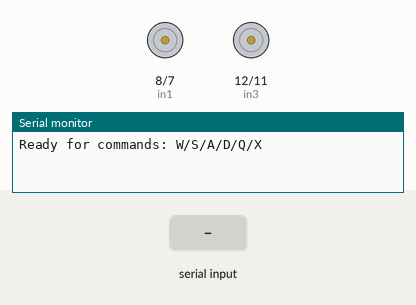
Recording of a sketch running on a simulated Arduino Uno, built with avr-gcc and run on an emulated ATmega328P. On the bench: motor-driver pin pairs drawn as motors (green arrow = first pin HIGH = forward, orange = second pin HIGH = backward, longer = more drive, scaled by the enable pin), the last lines printed to the serial monitor. The test bench sets the inputs (shaded band).

Above: at 1.2 s.
1.3 s: "W" received over Serial
At 2.4 s:
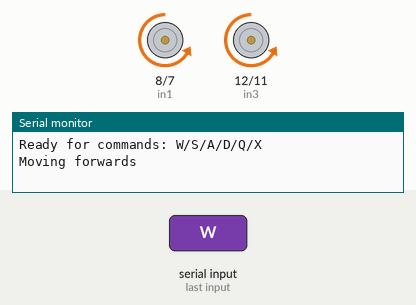
2.8 s: byte 88 ('X') received over Serial
At 3.5 s:
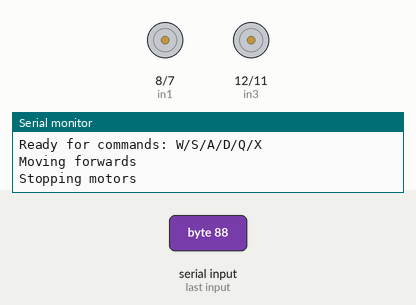
4.3 s: "S" received over Serial
At 4.7 s:
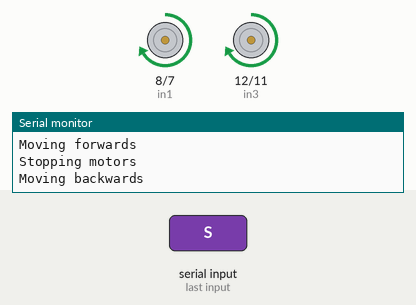
5.8 s: byte 120 ('x') received over Serial
At 7.0 s:
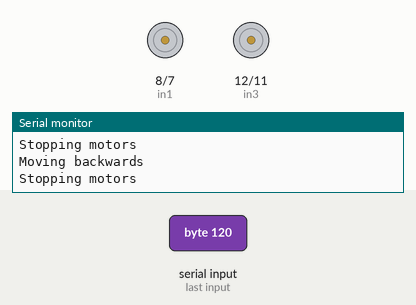
7.3 s: "A" received over Serial
At 8.1 s:
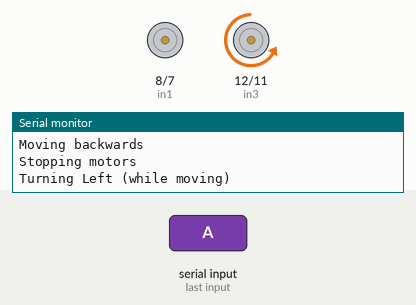
8.8 s: "D" received over Serial
At 9.3 s:
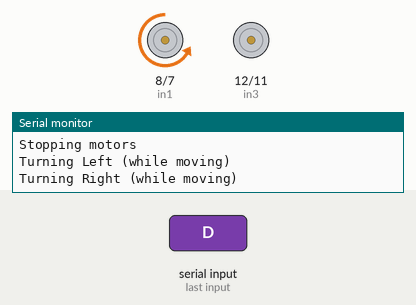
Timing chart, 0 to 11.3 s (numbered marks = the images above; inputs shaded):
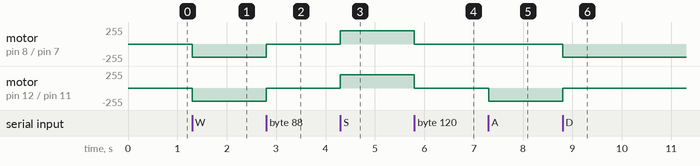

Measured:
- after the input at 1.3 s, motor on pin 8 (in1) / pin 7 (in2), motor on pin 12 (in3) / pin 11 (in4): stopped → backward 200/255 at once
- after the input at 2.8 s, motor on pin 8 (in1) / pin 7 (in2), motor on pin 12 (in3) / pin 11 (in4): backward 200/255 → stopped at once
- after the input at 4.3 s, motor on pin 8 (in1) / pin 7 (in2), motor on pin 12 (in3) / pin 11 (in4): stopped → forward 200/255 at once
- after the input at 5.8 s, motor on pin 8 (in1) / pin 7 (in2), motor on pin 12 (in3) / pin 11 (in4): forward 200/255 → stopped at once
- after the input at 7.3 s, motor on pin 12 (in3) / pin 11 (in4): stopped → backward 200/255 at once
- after the input at 8.8 s, motor on pin 8 (in1) / pin 7 (in2): stopped → backward 200/255 at once; motor on pin 12 (in3) / pin 11 (in4): backward 200/255 → stopped at once

The sketch:

Lab03Q3.ino
```cpp
// Lab 03 - WASD Control of the Robot
// The following code was inspired by video game features and
// It enables the robot to turn left (A key), right (D key), forwards (W key), and backwards (S key)
// Further, pressing Q will turn the robot in place, and pressing X will stop the robot
// Group Members: Liana, Geoff, Amrita, Flora

// Define Motor A connections
#define enA 9
#define in1 8
#define in2 7

// Define Motor B connections
#define enB 10
#define in3 12
#define in4 11

void setup() {
  pinMode(enA, OUTPUT);
  pinMode(in1, OUTPUT);
  pinMode(in2, OUTPUT);

  pinMode(enB, OUTPUT);
  pinMode(in3, OUTPUT);
  pinMode(in4, OUTPUT);

  Serial.begin(9600);
  Serial.println("Ready for commands: W/S/A/D/Q/X");
}

void loop() {
  if (Serial.available() > 0) {
    char command = Serial.read();

    if (command == 'W' || command == 'w') {
      forwards();
    } else if (command == 'S' || command == 's') {
      backwards();
    } else if (command == 'A' || command == 'a') {
      turnRight();
    } else if (command == 'D' || command == 'd') {
      turnLeft();
    } else if (command == 'Q' || command == 'q') {
      turnInPlace();
    } else if (command == 'X' || command == 'x') {
      stopMotors();
    }
  }
}

void forwards() {
  Serial.println("Moving forwards");
  digitalWrite(in1, LOW);
  digitalWrite(in2, HIGH);
  analogWrite(enA, 200);

  digitalWrite(in3, LOW);
  digitalWrite(in4, HIGH);
  analogWrite(enB, 200);
}

void backwards() {
  Serial.println("Moving backwards");
  digitalWrite(in1, HIGH);
  digitalWrite(in2, LOW);
  analogWrite(enA, 200);

  digitalWrite(in3, HIGH);
  digitalWrite(in4, LOW);
  analogWrite(enB, 200);
}

void turnLeft() {
  Serial.println("Turning Right (while moving)");
  digitalWrite(in1, LOW);
  digitalWrite(in2, HIGH);
  analogWrite(enA, 200);

  analogWrite(enB, 0); // stop right motor
}

void turnRight() {
  Serial.println("Turning Left (while moving)");
  analogWrite(enA, 0); // stop left motor

  digitalWrite(in3, LOW);
  digitalWrite(in4, HIGH);
  analogWrite(enB, 200);
}

void turnInPlace() {
  Serial.println("Turning in place");
  digitalWrite(in1, LOW);
  digitalWrite(in2, HIGH);
  analogWrite(enA, 200);

  digitalWrite(in3, HIGH);
  digitalWrite(in4, LOW);
  analogWrite(enB, 200);
}

void stopMotors() {
  Serial.println("Stopping motors");
  analogWrite(enA, 0);
  analogWrite(enB, 0);
}
```
